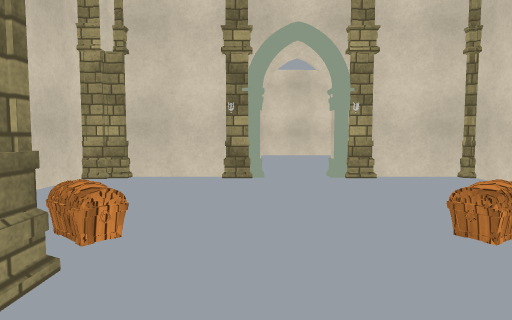
[1] (above)

22 first-person views from a walk through a scene from a Unity 3-D project. The camera is 1.2 m above the floor, tilts 4° down and sees 75° across. The floor is counted in squares, 1.2 m on a side. Each view is taken from the middle of a square. On the plan, view 1 faces up. The plan holds only what a view shows up to about 13 squares ahead; the rest is blank. The player is left out. Some animated figures are not drawn. Some surface patterns are stand-ins.

[2]
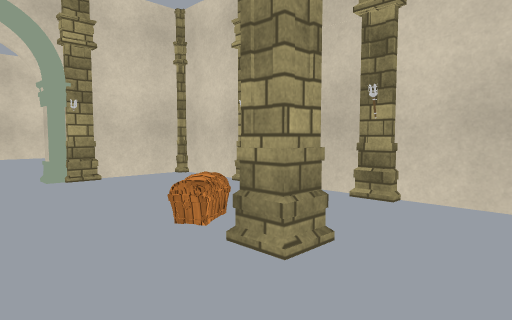

[3]
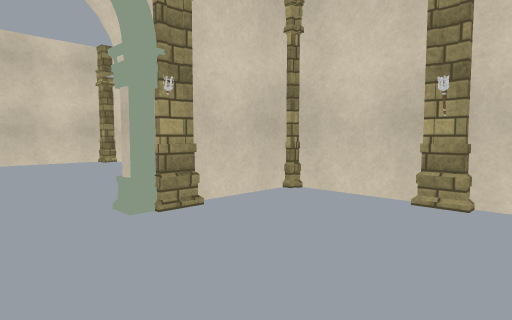

[4]
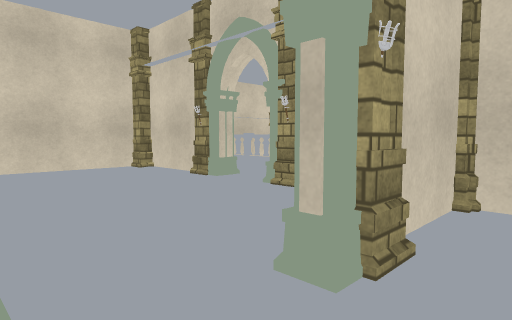

[5]
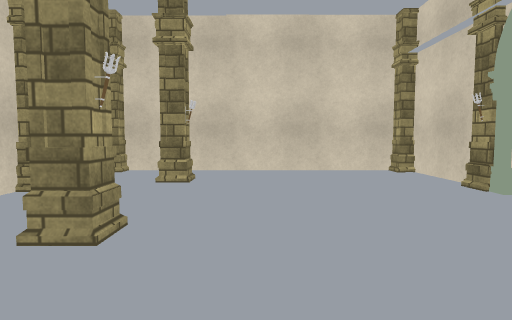

[6]
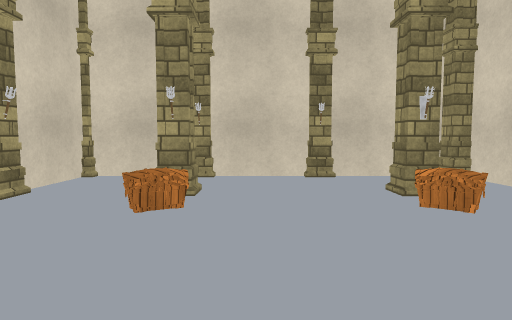

[7]
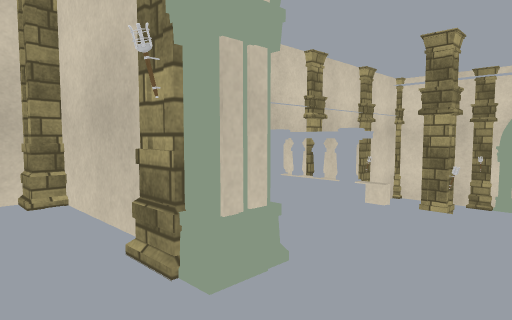

[8]
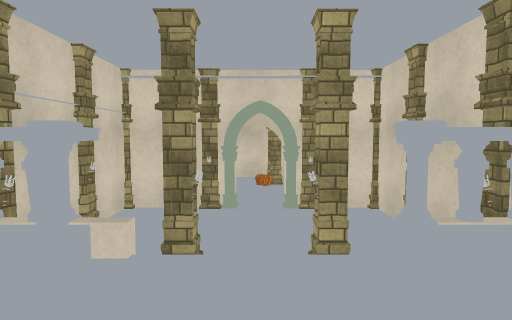

[9]
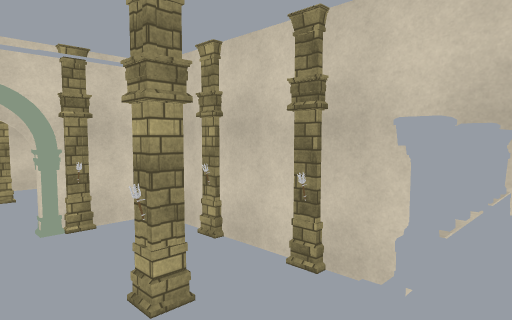

[10]
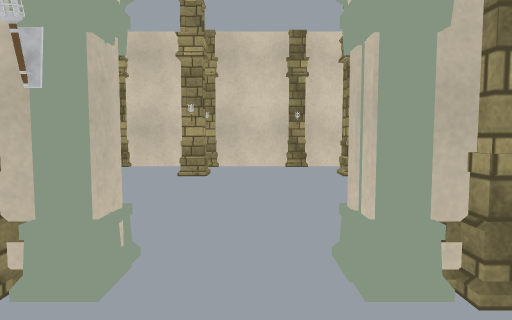

[11]
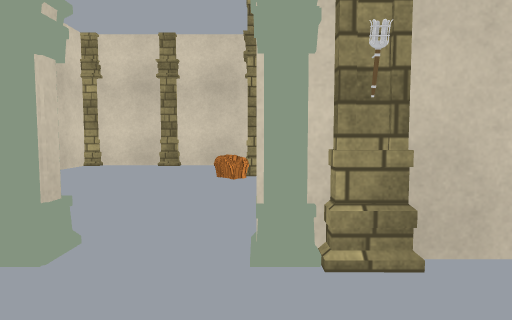

[12]
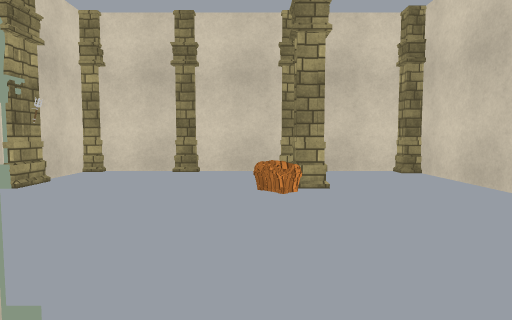

[13]
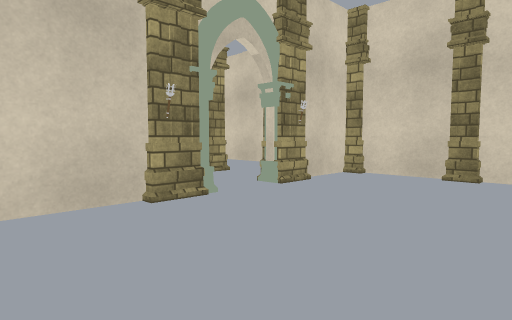

[14]
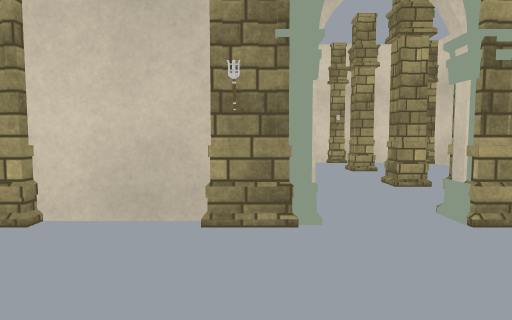

[15]
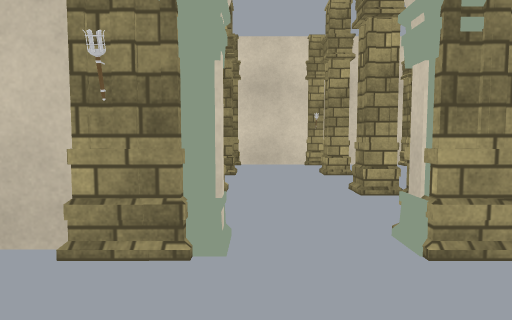

[16]
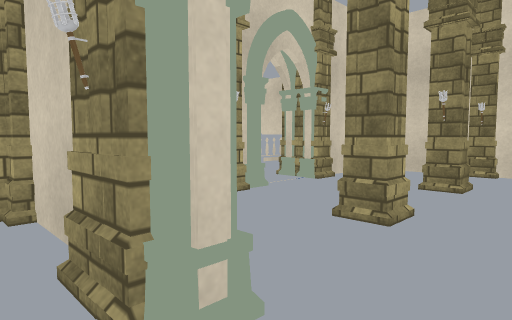

[17]
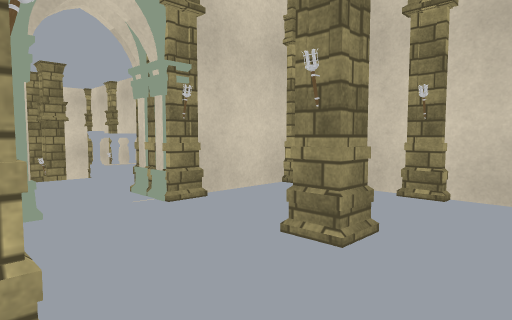

[18]
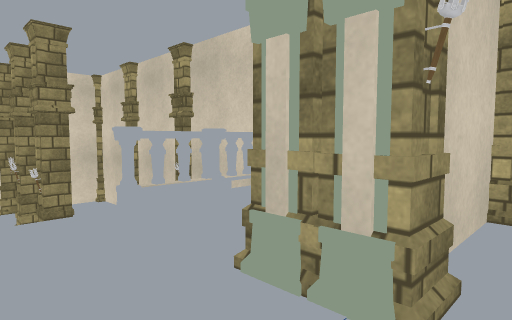

[19]
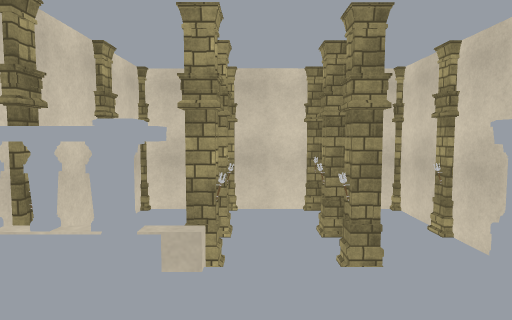

[20]
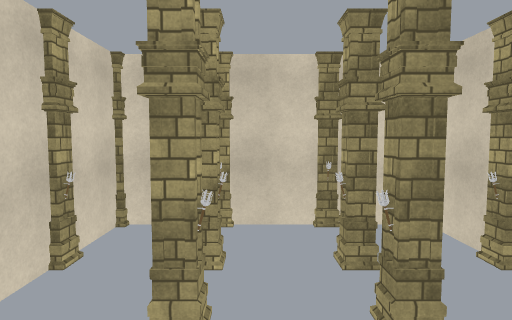

[21]
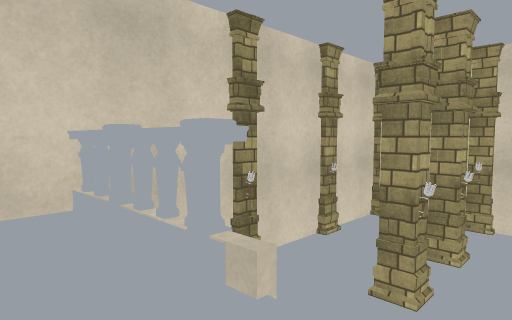

[22]
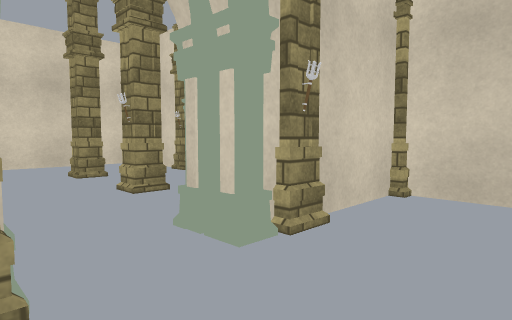

### Floor plan
Key: @ floor where view 1 was taken; # wall or solid block; . main floor; - floor 1.75 m lower than the main floor; : floor 1.75 m higher than the main floor; / step, stairs or slope; = window, fence, low wall or low ledge; O other object.
Columns run from 4 left of view 1 to 28 right of it. Each row starts with its distance up from view 1.
 27          ###OO#OO ##  ###O##O##OO
 26          #------   O  #.........#
 25          #------   O. #.........#
 24          OO-OO-O  O.. O..O..O...
 23          #------   ......O.....
 22          #------  /...O.........#
 21          OO-OO-O//O..OO..O..O...#
 20          #------- OO..#.........#
 19          #-------  O..#......  .#
 18  O#######OO#OO#OO##O#OO##OO.O##
 17  :::::::::O  O     ...#........#
 16 #::O::::::# :O   .....#........#
 15 #::::::::OO::O  O.....O........O
 14 OO:::::::OO::O  OO....O........#
 13 #::::::::::::/   ..........O...#
 12 #:::::::::O::O//O..........OO  O
 11 OO:O:::::OO :O=/OO...O ........#
 10 #::O::::::  :O .......# .......#
  9 #:::::::     O .O..O..O   ....O#
  8 OO#OO:OO#OO   ##O##O##     #####
  7 #:::::::::#
  6 #:::::::::O
  5  ::::::::OO
  4  :O:::::::#
  3  :::::O:::#
  2  :O:::O::OO
  1 # ::::O:::#
  0 O ::@:::::O
 -1 ###O##O #OO

Positions as (right, up) in squares from view 1, and headings:
1: (0, 0), facing up
2: (0, 0), facing up-right
3: (0, 4), facing up-right
4: (0, 7), facing up-right
5: (1, 8), facing up
6: (1, 8), facing down
7: (4, 12), facing up-right
8: (6, 13), facing right
9: (8, 14), facing down-right
10: (8, 13), facing left
11: (15, 12), facing right
12: (17, 13), facing right
13: (18, 13), facing up-right
14: (21, 14), facing up
15: (22, 15), facing up
16: (23, 17), facing up-left
17: (23, 21), facing up-left
18: (19, 22), facing up-left
19: (17, 22), facing left
20: (15, 22), facing left
21: (16, 23), facing down-left
22: (15, 24), facing down-right
